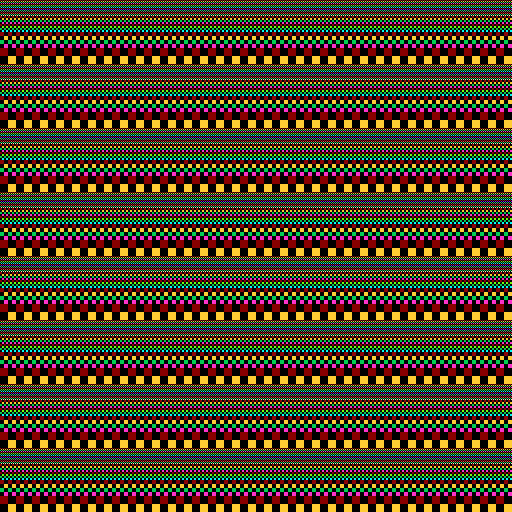

This is a level from a 2D game, rendered from its Tiled map with the project's own tilesets. A one-line summary and the complete map file follow:
An orthogonal 32x32 tile map with 16x16 px tiles, 1 tile layer (l0).

<map version="1.8" tiledversion="1.8.2" orientation="orthogonal" renderorder="right-down" width="32" height="32" tilewidth="16" tileheight="16" infinite="0" nextlayerid="2" nextobjectid="1">
 <tileset firstgid="1" source="16X168BPPT.BIN.tsx" />
 <layer id="1" name="l0" width="32" height="32">
  <data encoding="csv">
2,2,2,2,2,2,2,2,2,2,2,2,2,2,2,2,2,2,2,2,2,2,2,2,2,2,2,2,2,2,2,2,
3,3,3,3,3,3,3,3,3,3,3,3,3,3,3,3,3,3,3,3,3,3,3,3,3,3,3,3,3,3,3,3,
4,4,4,4,4,4,4,4,4,4,4,4,4,4,4,4,4,4,4,4,4,4,4,4,4,4,4,4,4,4,4,4,
5,5,5,5,5,5,5,5,5,5,5,5,5,5,5,5,5,5,5,5,5,5,5,5,5,5,5,5,5,5,5,5,
2,2,2,2,2,2,2,2,2,2,2,2,2,2,2,2,2,2,2,2,2,2,2,2,2,2,2,2,2,2,2,2,
3,3,3,3,3,3,3,3,3,3,3,3,3,3,3,3,3,3,3,3,3,3,3,3,3,3,3,3,3,3,3,3,
4,4,4,4,4,4,4,4,4,4,4,4,4,4,4,4,4,4,4,4,4,4,4,4,4,4,4,4,4,4,4,4,
5,5,5,5,5,5,5,5,5,5,5,5,5,5,5,5,5,5,5,5,5,5,5,5,5,5,5,5,5,5,5,5,
2,2,2,2,2,2,2,2,2,2,2,2,2,2,2,2,2,2,2,2,2,2,2,2,2,2,2,2,2,2,2,2,
3,3,3,3,3,3,3,3,3,3,3,3,3,3,3,3,3,3,3,3,3,3,3,3,3,3,3,3,3,3,3,3,
4,4,4,4,4,4,4,4,4,4,4,4,4,4,4,4,4,4,4,4,4,4,4,4,4,4,4,4,4,4,4,4,
5,5,5,5,5,5,5,5,5,5,5,5,5,5,5,5,5,5,5,5,5,5,5,5,5,5,5,5,5,5,5,5,
2,2,2,2,2,2,2,2,2,2,2,2,2,2,2,2,2,2,2,2,2,2,2,2,2,2,2,2,2,2,2,2,
3,3,3,3,3,3,3,3,3,3,3,3,3,3,3,3,3,3,3,3,3,3,3,3,3,3,3,3,3,3,3,3,
4,4,4,4,4,4,4,4,4,4,4,4,4,4,4,4,4,4,4,4,4,4,4,4,4,4,4,4,4,4,4,4,
5,5,5,5,5,5,5,5,5,5,5,5,5,5,5,5,5,5,5,5,5,5,5,5,5,5,5,5,5,5,5,5,
2,2,2,2,2,2,2,2,2,2,2,2,2,2,2,2,2,2,2,2,2,2,2,2,2,2,2,2,2,2,2,2,
3,3,3,3,3,3,3,3,3,3,3,3,3,3,3,3,3,3,3,3,3,3,3,3,3,3,3,3,3,3,3,3,
4,4,4,4,4,4,4,4,4,4,4,4,4,4,4,4,4,4,4,4,4,4,4,4,4,4,4,4,4,4,4,4,
5,5,5,5,5,5,5,5,5,5,5,5,5,5,5,5,5,5,5,5,5,5,5,5,5,5,5,5,5,5,5,5,
2,2,2,2,2,2,2,2,2,2,2,2,2,2,2,2,2,2,2,2,2,2,2,2,2,2,2,2,2,2,2,2,
3,3,3,3,3,3,3,3,3,3,3,3,3,3,3,3,3,3,3,3,3,3,3,3,3,3,3,3,3,3,3,3,
4,4,4,4,4,4,4,4,4,4,4,4,4,4,4,4,4,4,4,4,4,4,4,4,4,4,4,4,4,4,4,4,
5,5,5,5,5,5,5,5,5,5,5,5,5,5,5,5,5,5,5,5,5,5,5,5,5,5,5,5,5,5,5,5,
2,2,2,2,2,2,2,2,2,2,2,2,2,2,2,2,2,2,2,2,2,2,2,2,2,2,2,2,2,2,2,2,
3,3,3,3,3,3,3,3,3,3,3,3,3,3,3,3,3,3,3,3,3,3,3,3,3,3,3,3,3,3,3,3,
4,4,4,4,4,4,4,4,4,4,4,4,4,4,4,4,4,4,4,4,4,4,4,4,4,4,4,4,4,4,4,4,
5,5,5,5,5,5,5,5,5,5,5,5,5,5,5,5,5,5,5,5,5,5,5,5,5,5,5,5,5,5,5,5,
2,2,2,2,2,2,2,2,2,2,2,2,2,2,2,2,2,2,2,2,2,2,2,2,2,2,2,2,2,2,2,2,
3,3,3,3,3,3,3,3,3,3,3,3,3,3,3,3,3,3,3,3,3,3,3,3,3,3,3,3,3,3,3,3,
4,4,4,4,4,4,4,4,4,4,4,4,4,4,4,4,4,4,4,4,4,4,4,4,4,4,4,4,4,4,4,4,
5,5,5,5,5,5,5,5,5,5,5,5,5,5,5,5,5,5,5,5,5,5,5,5,5,5,5,5,5,5,5,5
</data>
 </layer>
</map>
